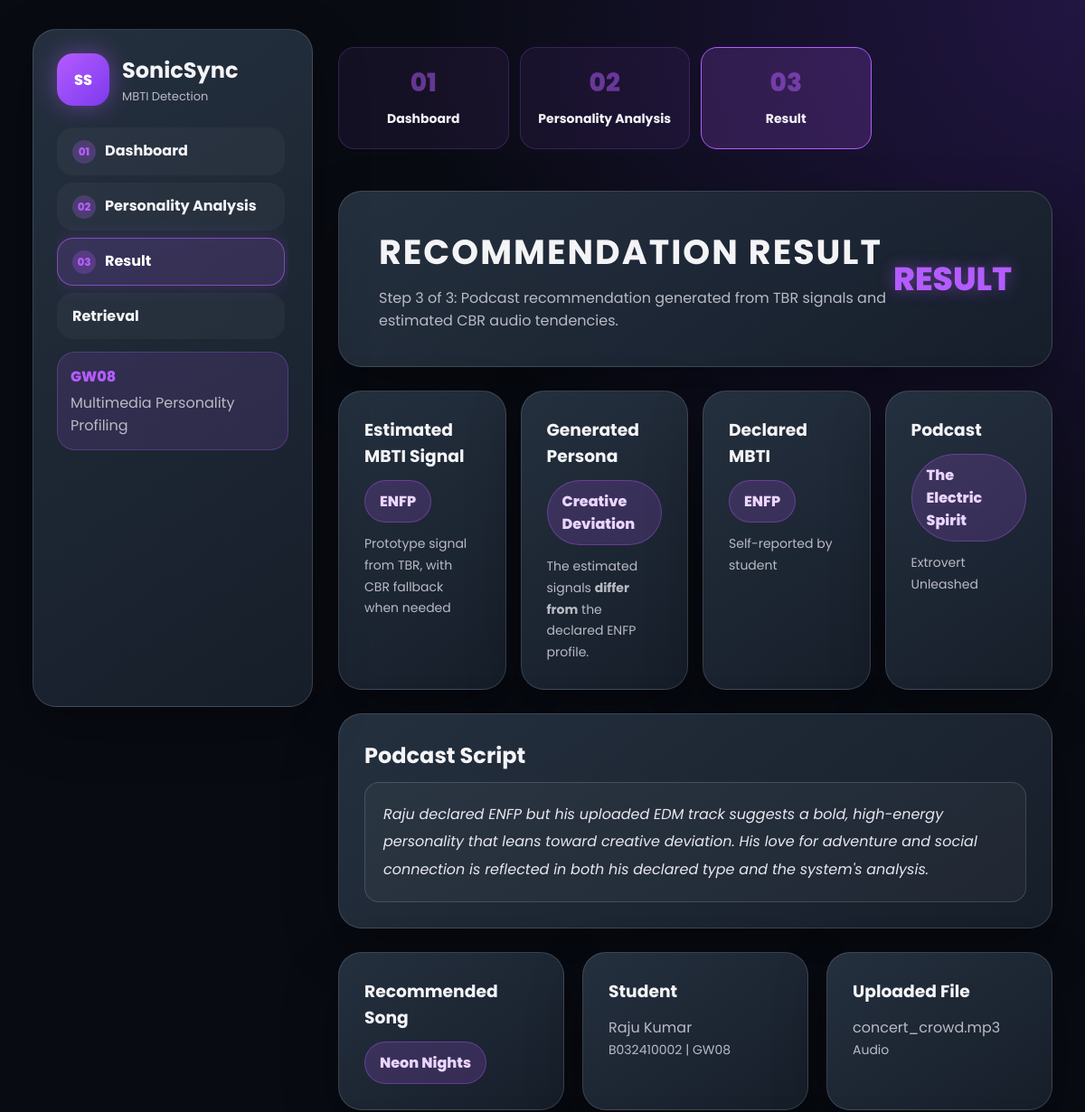
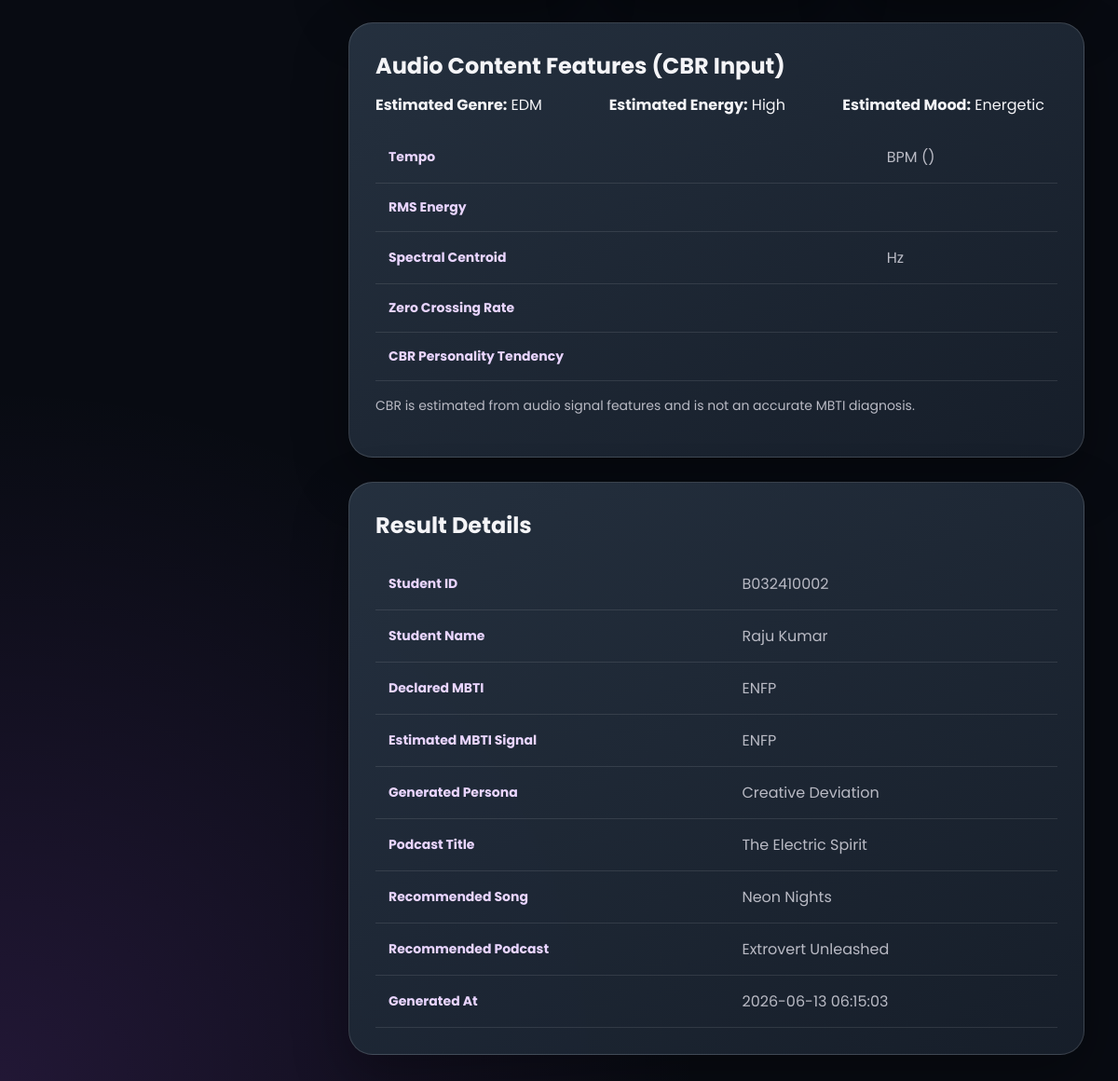
The page /result.php on the database its author committed (2 pictures, top to bottom).
### tables this page shows
CREATE TABLE recommendation_result (
    result_id INT AUTO_INCREMENT PRIMARY KEY,
    student_id VARCHAR(50) NOT NULL,
    audio_id INT DEFAULT NULL,
    predicted_mbti VARCHAR(10) DEFAULT '',
    generated_persona VARCHAR(100) DEFAULT '',
    podcast_title VARCHAR(255) DEFAULT '',
    podcast_script TEXT,
    recommended_song VARCHAR(255) DEFAULT '',
    recommended_podcast VARCHAR(255) DEFAULT '',
    generated_date TIMESTAMP DEFAULT CURRENT_TIMESTAMP,
    FOREIGN KEY (student_id) REFERENCES student(student_id),
    FOREIGN KEY (audio_id) REFERENCES audio_metadata(audio_id)
);

CREATE TABLE student (
    student_id VARCHAR(50) PRIMARY KEY,
    name VARCHAR(100) NOT NULL,
    matric_no VARCHAR(20) DEFAULT '',
    phone_no VARCHAR(20) DEFAULT '',
    lab_group VARCHAR(50) DEFAULT '',
    mbti_type VARCHAR(10) DEFAULT '',
    life_value TEXT,
    preferred_podcast_tone VARCHAR(50) DEFAULT ''
);

CREATE TABLE multimedia_asset (
    asset_id INT AUTO_INCREMENT PRIMARY KEY,
    student_id VARCHAR(50) NOT NULL,
    file_name VARCHAR(255) NOT NULL,
    file_type VARCHAR(30) NOT NULL,
    file_size INT NOT NULL,
    file_path VARCHAR(255) NOT NULL,
    description TEXT,
    tags VARCHAR(500) DEFAULT '',
    media_category VARCHAR(30) NOT NULL,
    upload_date TIMESTAMP DEFAULT CURRENT_TIMESTAMP,
    FOREIGN KEY (student_id) REFERENCES student(student_id)
);

CREATE TABLE audio_metadata (
    audio_id INT AUTO_INCREMENT PRIMARY KEY,
    asset_id INT NOT NULL,
    song_title VARCHAR(255) DEFAULT '',
    artist_or_creator VARCHAR(255) DEFAULT '',
    duration INT DEFAULT 0,
    energy_level VARCHAR(20) DEFAULT '',
    mood_type VARCHAR(50) DEFAULT '',
    lyrics_keywords TEXT,
    genre VARCHAR(50) DEFAULT '',
    tempo_bpm DECIMAL(8,2) DEFAULT NULL,
    rms_energy DECIMAL(10,6) DEFAULT NULL,
    spectral_centroid DECIMAL(10,2) DEFAULT NULL,
    zero_crossing_rate DECIMAL(10,6) DEFAULT NULL,
    tempo_category VARCHAR(20) DEFAULT '',
    personality_tendency VARCHAR(100) DEFAULT '',
    audio_features_json TEXT,
    analysis_status VARCHAR(255) DEFAULT '',
    analyzed_at DATETIME DEFAULT NULL,
    FOREIGN KEY (asset_id) REFERENCES multimedia_asset(asset_id)
);

### result.php (the view, shortened to what this page needs)
<?php
include 'includes/db.php';
$row = null;
if (!$row) {
    $row = $conn->query("
        SELECT rr.*, s.name AS student_name, s.matric_no, s.mbti_type AS declared_mbti, s.lab_group,
               ma.description, ma.tags, ma.media_category, ma.file_name,
               am.genre, am.energy_level, am.mood_type, am.song_title, am.artist_or_creator,
               am.tempo_bpm, am.rms_energy, am.spectral_centroid, am.zero_crossing_rate,
               am.tempo_category, am.personality_tendency
        FROM recommendation_result rr
        JOIN student s ON rr.student_id = s.student_id
        LEFT JOIN multimedia_asset ma ON s.student_id = ma.student_id
        LEFT JOIN audio_metadata am ON rr.audio_id = am.audio_id
        ORDER BY rr.result_id DESC
        LIMIT 1
    ")->fetch_assoc();
}
?>
<?php include 'includes/header.php'; ?>
<section class="hero">
    <div>
        <h1>Recommendation Result</h1>
        <p>Step 3 of 3: Podcast recommendation generated from TBR signals and estimated CBR audio tendencies.</p>
    </div>
    <div class="tag">RESULT</div>
</section>
<?php if (!$row): ?>
<section class="card">
    <h3>No Result Found</h3>
    <p>Please complete the analysis form first.</p>
    <a class="btn" href="analysis.php">Go to Analysis</a>
</section>
<?php else: ?>
<section class="grid-4">
    <div class="card">
        <h3>Estimated MBTI Signal</h3>
        <span class="result-badge"><?= htmlspecialchars($row['predicted_mbti'] ?: 'Not determined') ?></span>
        <p class="small-text" style="margin-top:12px">Prototype signal from TBR, with CBR fallback when needed</p>
    </div>
    <div class="card">
        <h3>Generated Persona</h3>
        <span class="result-badge"><?= htmlspecialchars($row['generated_persona']) ?></span>
        <p class="small-text" style="margin-top:12px">
            <?php if ($row['generated_persona'] === 'Authentic'): ?>
                The estimated signals <strong>align with</strong> the declared <?= htmlspecialchars($row['declared_mbti']) ?> profile.
            <?php elseif ($row['generated_persona'] === 'Creative Deviation'): ?>
                The estimated signals <strong>differ from</strong> the declared <?= htmlspecialchars($row['declared_mbti']) ?> profile.
            <?php else: ?>
                Persona could not be determined from available data.
            <?php endif; ?>
        </p>
    </div>
    <div class="card">
        <h3>Declared MBTI</h3>
        <span class="result-badge"><?= htmlspecialchars($row['declared_mbti'] ?: 'Not set') ?></span>
        <p class="small-text" style="margin-top:12px">Self-reported by student</p>
    </div>
    <div class="card">
        <h3>Podcast</h3>
        <span class="result-badge"><?= htmlspecialchars($row['podcast_title']) ?></span>
        <p class="small-text" style="margin-top:12px"><?= htmlspecialchars($row['recommended_podcast']) ?></p>
    </div>
</section>
<section class="table-card">
    <h2>Podcast Script</h2>
    <div class="podcast-script">
        <?= nl2br(htmlspecialchars($row['podcast_script'])) ?>
    </div>
</section>
<section class="grid-3">
    <div class="card">
        <h3>Recommended Song</h3>
        <span class="result-badge"><?= htmlspecialchars($row['recommended_song']) ?></span>
    </div>
    <div class="card">
        <h3>Student</h3>
        <p><?= htmlspecialchars($row['student_name']) ?></p>
        <p class="small-text"><?= htmlspecialchars($row['matric_no']) ?> | <?= htmlspecialchars($row['lab_group']) ?></p>
    </div>
    <div class="card">
        <h3>Uploaded File</h3>
        <p><?= htmlspecialchars($row['file_name']) ?></p>
        <p class="small-text"><?= htmlspecialchars($row['media_category']) ?></p>
    </div>
</section>
<?php if ($row['genre']): ?>
<section class="table-card">
    <h2>Audio Content Features (CBR Input)</h2>
    <div class="grid-3">
        <div><strong>Estimated Genre:</strong> <?= htmlspecialchars($row['genre']) ?></div>
        <div><strong>Estimated Energy:</strong> <?= htmlspecialchars($row['energy_level']) ?></div>
        <div><strong>Estimated Mood:</strong> <?= htmlspecialchars($row['mood_type']) ?></div>
    </div>
    <table style="margin-top:16px;">
        <tr><th>Tempo</th><td><?= htmlspecialchars((string) $row['tempo_bpm']) ?> BPM (<?= htmlspecialchars($row['tempo_category'] ?? '') ?>)</td></tr>
        <tr><th>RMS Energy</th><td><?= htmlspecialchars((string) $row['rms_energy']) ?></td></tr>
        <tr><th>Spectral Centroid</th><td><?= htmlspecialchars((string) $row['spectral_centroid']) ?> Hz</td></tr>
        <tr><th>Zero Crossing Rate</th><td><?= htmlspecialchars((string) $row['zero_crossing_rate']) ?></td></tr>
        <tr><th>CBR Personality Tendency</th><td><?= htmlspecialchars($row['personality_tendency'] ?? '') ?></td></tr>
    </table>
    <p class="small-text">CBR is estimated from audio signal features and is not an accurate MBTI diagnosis.</p>
</section>
<?php endif; ?>
<section class="table-card">
    <h2>Result Details</h2>
    <table>
        <tr><th>Student ID</th><td><?= htmlspecialchars($row['student_id']) ?></td></tr>
        <tr><th>Student Name</th><td><?= htmlspecialchars($row['student_name']) ?></td></tr>
        <tr><th>Declared MBTI</th><td><?= htmlspecialchars($row['declared_mbti'] ?: 'Not set') ?></td></tr>
        <tr><th>Estimated MBTI Signal</th><td><?= htmlspecialchars($row['predicted_mbti'] ?: 'Not determined') ?></td></tr>
        <tr><th>Generated Persona</th><td><?= htmlspecialchars($row['generated_persona']) ?></td></tr>
        <tr><th>Podcast Title</th><td><?= htmlspecialchars($row['podcast_title']) ?></td></tr>
        <tr><th>Recommended Song</th><td><?= htmlspecialchars($row['recommended_song']) ?></td></tr>
        <tr><th>Recommended Podcast</th><td><?= htmlspecialchars($row['recommended_podcast']) ?></td></tr>
        <tr><th>Generated At</th><td><?= htmlspecialchars($row['generated_date']) ?></td></tr>
    </table>
</section>
<?php endif; ?>
<?php include 'includes/footer.php'; ?>

### assets/css/style.css (style rules this page uses)
:root { --bg: #080b12; --panel: #202935; --panel-light: #263241; --border: rgba(255,255,255,0.14); --text: #f4f4f7; --muted: #b9bac4; --purple: #b45cff; --purple-2: #7c3aed; --purple-glow: rgba(180,92,255,0.45); --success: #32d583; --warning: #fdb022; --danger: #f97066; }
* { box-sizing: border-box; }
body { margin: 0; font-family: 'Poppins', Arial, sans-serif; color: var(--text); background: radial-gradient(circle at top right, rgba(124,58,237,0.22), transparent 28%), radial-gradient(circle at bottom left, rgba(180,92,255,0.15), transparent 28%), var(--bg); min-height: 100vh; }
.sidebar, .hero, .card, .table-card, .form-card { background: linear-gradient(145deg, rgba(38,50,65,0.96), rgba(23,31,43,0.96)); border: 1px solid var(--border); border-radius: 26px; box-shadow: 0 22px 60px rgba(0,0,0,0.32); }
.hero { padding: 38px 44px; display: flex; align-items: center; justify-content: space-between; min-height: 155px; }
.hero h1 { margin: 0; font-size: 38px; letter-spacing: 2px; text-transform: uppercase; }
.hero .tag { font-size: 36px; font-weight: 800; color: var(--purple); text-shadow: 0 0 18px var(--purple-glow); }
.hero p { color: var(--muted); margin: 10px 0 0; max-width: 760px; }
.grid-3 { display: grid; grid-template-columns: repeat(3, 1fr); gap: 20px; }
.card, .form-card, .table-card { padding: 28px; }
.card h3, .form-card h2, .table-card h2 { margin: 0 0 12px; }
.card p { color: var(--muted); margin: 0; line-height: 1.7; }
.result-badge { display: inline-block; padding: 10px 16px; border-radius: 999px; background: rgba(180,92,255,0.18); color: #ead5ff; border: 1px solid rgba(180,92,255,0.35); font-weight: 800; }
table { width: 100%; border-collapse: collapse; margin-top: 18px; }
th, td { padding: 15px 14px; text-align: left; border-bottom: 1px solid rgba(255,255,255,0.1); }
th { color: #e9d5ff; font-size: 14px; }
td { color: var(--muted); }
.small-text { color: var(--muted); font-size: 14px; line-height: 1.8; }
.podcast-script { padding: 20px; border-radius: 16px; background: rgba(255,255,255,0.04); border: 1px solid var(--border); line-height: 1.9; font-style: italic; color: #e8e7ef; }
.grid-4 { display: grid; grid-template-columns: repeat(4, 1fr); gap: 16px; }

### rows shown on the page
recommendation_result: predicted_mbti "ENFP", generated_persona "Creative Deviation", student.mbti_type "ENFP", podcast_title "The Electric Spirit", recommended_podcast "Extrovert Unleashed", podcast_script "Raju declared ENFP but his uploaded EDM track suggests a bold, high-energy personality that leans toward creative deviation. His love for adventure and social connection is reflected in both his declared type and the system's analysis.", recommended_song "Neon Nights", student.name "Raju Kumar", student.matric_no "B032410002", student.lab_group "GW08", multimedia_asset.file_name "concert_crowd.mp3", multimedia_asset.media_category "Audio", audio.genre "EDM", audio.energy_level "High", audio.mood_type "Energetic", student "B032410002", generated_date "2026-06-13 06:15:03"

### other values the page prints
$p['step'] "01"
$p['label'] "Dashboard"
$p['step'] "02"
$p['label'] "Personality Analysis"
$p['step'] "03"
$p['label'] "Result"
$p['label'] "Retrieval"
